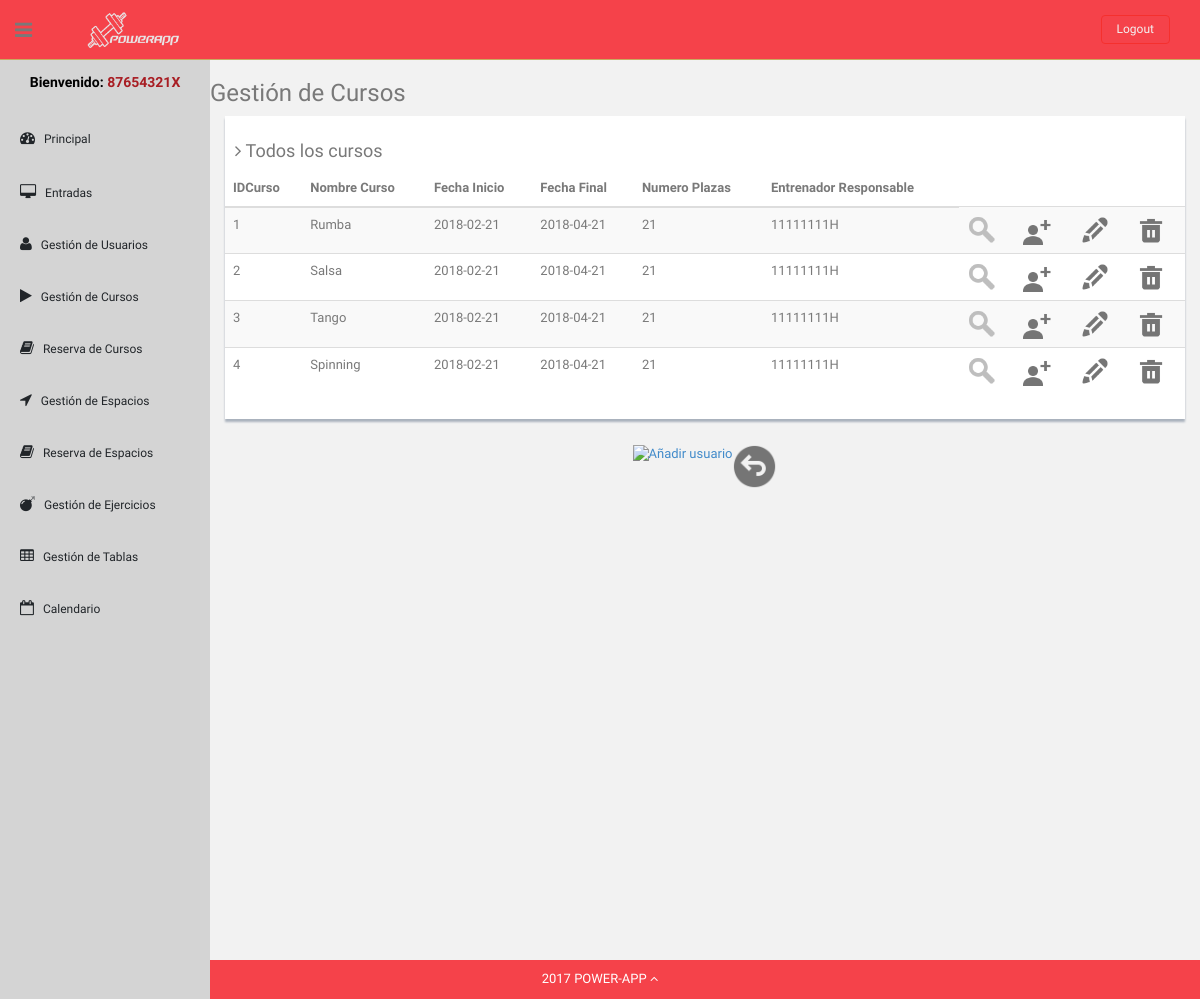
Page /Controllers/CoursesShowAllController.php (signed in) on the committed database.
### tables this page shows
CREATE TABLE Courses (

    IDCourses int NOT NULL AUTO_INCREMENT,
    Name varchar(80) NOT NULL,
    Content varchar(80) NOT NULL,
    DataStart date NOT NULL,
    DataEnd date NOT NULL,
    NPlaces int NOT NULL,
	DNICoach varchar(9) NOT NULL,

    PRIMARY KEY (IDCourses),
    FOREIGN KEY (DNICoach) REFERENCES UsersGym(DNI)
);

### Models/Course.php (called while the page is built, shortened)
<?php
class Course{
    private $IDCourses;
    private $Name;
    private $DataStart;
    private $DataEnd;
    private $NPlaces;
    private $DNICoach;
    public function __construct($IDCourses)
    {
        $this->IDCourses = $IDCourses;
    }
    public function loadDataAssoc($dataArray){
        $this->Name = $dataArray['Name'];
        $this->DataStart = $dataArray['DataStart'];
        $this->DataEnd = $dataArray['DataEnd'];
        $this->NPlaces = $dataArray['NPlaces'];
        $this->DNICoach = $dataArray['DNICoach'];
    }
    public function getIDCourses()
    {
        return $this->IDCourses;
    }
    public function getName()
    {
        return $this->Name;
    }
    public function getDataStart()
    {
        return $this->DataStart;
    }
    public function getDataEnd()
    {
        return $this->DataEnd;
    }
    public function getNPlaces()
    {
        return $this->NPlaces;
    }
    public function getDNICoach()
    {
        return $this->DNICoach;
    }
}
?>

### Models/CoursesModel.php (called while the page is built, shortened)
<?php
class CourseDAO{
    private $DBLink;
    private $serverName = "localhost";
    private $userName = "admin";
    private $passWord = "admin";
    private $DBName = "powerAppDB";
    function __construct()
    {
        $this->DBLink = new mysqli($this->serverName, $this->userName, $this->passWord, $this->DBName);
    }
    function getAll(){
        $statement = $this->DBLink->prepare("SELECT * FROM Courses");
        if(!$statement->execute()) {
            return "Falló la ejecución: (" . $statement->errno . ") " . $statement->error;
        }else{
            $result = $statement->get_result();
            return "ok";
        }
    }
}
?>

### Views/CoursesShowAllView.php (the view, shortened to what this page needs)
<?php
class CoursesShowAllView{
    var $courses;
    function __construct($courses){
        $this->courses = $courses;
        $this->render();
    }
    function render(){
        $usuarioTipo = $_SESSION['type'];
        switch ($usuarioTipo){
            case 'ADMIN': include '../Templates/lateralBarAdmin.php';
                break;
        }
        ?>
        <h3>Gestión de Cursos</h3>
        <div class="col-md-12">
            <div class="content-panel">
                <h4><i class="fa fa-angle-right"></i> Todos los cursos</h4>
                <table class="table table-striped table-advance table-hover">
                    <thead>
                    <tr>
                        <th class="hidden-phone">IDCurso</th>
                        <th class="hidden-phone">Nombre Curso</th>
                        <th class="hidden-phone">Fecha Inicio</th>
                        <th class="hidden-phone">Fecha Final</th>
                        <th class="hidden-phone">Numero Plazas</th>
                        <th class="hidden-phone">Entrenador Responsable</th>
                    </tr>
                    </thead>
                    <tbody>
<?php
        foreach ($this->courses as $course){ ?>
            <tr>
            <td> <?php echo $course->getIDCourses(); ?></td>
                <td><?php  echo $course->getName();?></td>
                <td><?php echo $course->getDataStart();?></td>
                <td><?php echo $course->getDataEnd();?></td>
                <td><?php echo $course->getNPlaces();?></td>
                <td><?php echo $course->getDNICoach();?></td>
                <td><?php echo '<a href="../Controllers/UsersInCourseShowAllController.php?IDCourses='.$course->getIDCourses().'"><img src="../Templates/img2/buscar.png" style="width:30px;height:30px;" title="Consultar deportistas inscritos"></a>';?></td>
                <td><?php echo '<a href="../Controllers/RegistroUserCourseController.php?IDCourses='.$course->getIDCourses().'"><img src="../Templates/img2/userAdd.png" style="width:30px;height:30px;" title="Añadir deportista"></a>';?></td>
                <td><?php echo '<a href="../Controllers/formLoader.php?IDCourses='.$course->getIDCourses().'&form=courseEdit"><img src="../Templates/img2/edit.png" style="width:30px;height:30px;" title="Editar"></a>';?></td>
                <td><?php echo '<a href="../Controllers/CoursesActionController.php?IDCourses='.$course->getIDCourses().'&action=DELETE"><img src="../Templates/img2/delete.png" style="width:30px;height:30px;" title="Borrar"></a>';?></td>
            </tr> <?php
        }
        ?>
                    </tbody>
                </table>
            </div>
        </div>
        </div>
        <div class="row mt">
            <div style="display: flex; justify-content: center;" >
                <a href="../Controllers/CourseAddController.php"><img src="../Templates/img2/addCurso.png" style="width:45px;heigh:45px;" title="Añadir usuario"></a>
                <a href="../index.php"><img src="../Templates/img2/atras.png" style="width:45px;heigh:45px;" title="Atrás"></a>
            </div>
        </div>
        <?php
    }
}

### Templates/css2/style2.css (style rules this page uses)
body { color: #797979; background: #f2f2f2; font-family: 'Ruda', sans-serif; padding: 0px !important; margin: 0px !important; font-size:13px; }
ul li { list-style: none; }
a, a:hover, a:focus { text-decoration: none; outline: none; }
#container { width: 100%; height: 100%; }
.mt { margin-top: 25px; }
ul.top-menu > li > .logout { color: #f2f2f2; font-size: 12px; border-radius: 4px; -webkit-border-radius: 4px; border: 1px solid #F5302E !important; padding: 5px 15px; margin-right: 15px; background: #F5424A; margin-top: 15px; }
.header, .footer { min-height: 60px; padding: 0 15px; }
.header { position: fixed; left: 0; right: 0; z-index: 1002; }
.black-bg { background: #F5424A; border-bottom: 1px solid #c9aa5f; }
a.logo { font-size: 20px; color: #ffffff; float: left; margin-top: 10px; text-transform: uppercase; }
#top_menu .nav > li, ul.top-menu > li { float: left; }
ul.top-menu > li > a { color: #666666; font-size: 16px; border-radius: 4px; -webkit-border-radius: 4px; border:1px solid #666666 !important; padding: 2px 6px; margin-right: 15px; }
.sidebar-toggle-box { float: left; padding-right: 15px; margin-top: 20px; }
.sidebar-toggle-box .fa-bars { cursor: pointer; display: inline-block; font-size: 20px; }
.content-panel { background: #ffffff; box-shadow: 0px 3px 2px #aab2bd; padding-top: 15px; padding-bottom: 5px; }
.content-panel h4 { margin-left: 10px; }
.site-footer { background: #F5424A; color: #fff; padding: 10px 0; }

### rows in the picture
courses: IDCourses "1", Name "Rumba", DataStart "2018-02-21", DataEnd "2018-04-21", NPlaces "21", DNICoach "11111111H"
courses: IDCourses "2", Name "Salsa", DataStart "2018-02-21", DataEnd "2018-04-21", NPlaces "21", DNICoach "11111111H"
courses: IDCourses "3", Name "Tango", DataStart "2018-02-21", DataEnd "2018-04-21", NPlaces "21", DNICoach "11111111H"
courses: IDCourses "4", Name "Spinning", DataStart "2018-02-21", DataEnd "2018-04-21", NPlaces "21", DNICoach "11111111H"

### other values in the picture
$_SESSION['login'] "87654321X"
